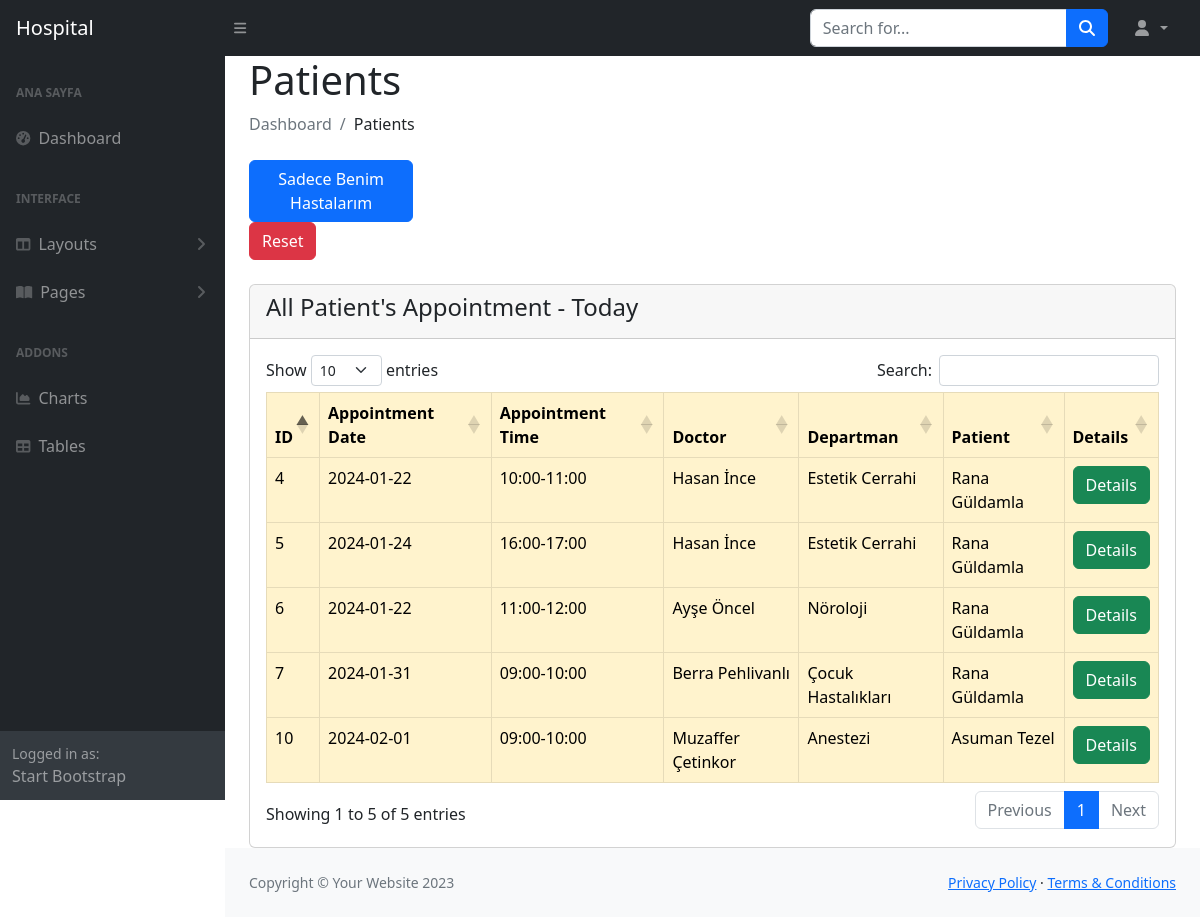
The app's page /Hospital_Managament_System/admin/my_patients_details.php with its own data.
### tables this page shows
CREATE TABLE `appointment` (
  `app_id` int(10) NOT NULL,
  `app_tarih` date NOT NULL,
  `app_saat` varchar(200) NOT NULL,
  `doctor_id` int(10) NOT NULL,
  `department_id` int(10) NOT NULL,
  `patient_id` int(10) NOT NULL,
  `status` int(2) NOT NULL
);

CREATE TABLE `saatler` (
  `saat_id` int(10) NOT NULL,
  `saat` varchar(200) NOT NULL
);

CREATE TABLE `doctor` (
  `doctor_id` int(11) NOT NULL,
  `sicil` varchar(100) NOT NULL,
  `fname` varchar(200) NOT NULL,
  `lname` varchar(200) NOT NULL,
  `email` longtext NOT NULL,
  `password` longtext NOT NULL,
  `address` longtext NOT NULL,
  `phone` longtext NOT NULL,
  `department_id` int(11) NOT NULL,
  `status` tinyint(1) NOT NULL
);

CREATE TABLE `department` (
  `department_id` int(11) NOT NULL,
  `name` longtext NOT NULL
);

CREATE TABLE `patient` (
  `patient_id` int(11) NOT NULL,
  `TC` varchar(11) NOT NULL,
  `fname` varchar(200) NOT NULL,
  `lname` varchar(200) NOT NULL,
  `email` varchar(200) NOT NULL,
  `password` varchar(200) NOT NULL,
  `address` longtext NOT NULL,
  `phone` varchar(15) NOT NULL,
  `gender` varchar(10) NOT NULL,
  `birth_date` date NOT NULL,
  `age` int(11) DEFAULT NULL,
  `blood_group` varchar(10) NOT NULL,
  `status` tinyint(1) NOT NULL
);

### Hospital_Managament_System/admin/my_patients_details.php (the view, shortened to what this page needs)
<?php
include("config/dbcon.php");
include("includes/header.php"); ?>
<div class="container-fluid px-4">
    <div class="row">
        <div class="col-md-5">
            <h1>Patients</h1>
            <ol class="breadcrumb mb-4">
                <li class="breadcrumb-item active">Dashboard</li>
                <li class="breadcrumb-item">Patients</li>
            </ol>
        </div>
    </div>
    <div class="col-md-7">
            <form action="" method='POST'>
                <div class="row">
                    <div class="col-md-4">
                        <button type='submit' class='btn btn-primary' name='btn'>Sadece Benim Hastalarım</button>
                        <a href="my_patients_details.php" class='btn btn-danger'>Reset</a>
                    </div>
                </div>
            </form>
        </div>
    <div class="row mt-4">
        <div class="col-md-12">
            <div class="card">
                <div class="card-header">
                    <h4>All Patient's Appointment - Today</h4>
                </div>
                <div class="card-body">
                    <table class='table table-bordered table-warning table-responsive' id="table" data-toggle="table"
                        data-search="true" data-filter-control="true" data-show-export="true"
                        data-click-to-select="true" data-toolbar="#toolbar">
                        <thead>
                            <tr>
                                <th data-field="app_id" data-filter-control="input" data-sortable="true">ID</th>
                                <th data-field="app_tarih" data-filter-control="input" data-sortable="true">Appointment Date</th>
                                <th data-field="app_saat" data-filter-control="input" data-sortable="true">Appointment Time</th>
                                <th data-field="doctor_id" data-filter-control="input" data-sortable="true">Doctor</th>
                                <th data-field="department_id" data-filter-control="input" data-sortable="true">Departman</th>
                                <th data-field="patient_id" data-filter-control="input" data-sortable="true">Patient</th>
                                <th data-field="details" data-filter-control="input" data-sortable="true">Details</th>
                            </tr>
                        </thead>
                        <tbody>
                        <?php
                        if(isset($_POST["btn"])){
                            $id= $_SESSION["doctor_id"];
                            $query = "SELECT * FROM appointment WHERE doctor_id='$id' ";
                            $query_run = mysqli_query($con, $query);
                        }
                        else{
                            $query = "SELECT * FROM appointment ORDER BY app_id";
                            $query_run = mysqli_query($con, $query);
                        }
                        $bugun = date('Y-m-d');
                            if (mysqli_num_rows($query_run) > 0) {
                                foreach ($query_run as $row) {
                                    if (strtotime($row['app_tarih']) >= strtotime($bugun) & $row['status']=='1') {
                                    ?>
                                    <tr>
                                        <td><?= $row['app_id']; ?></td>
                                        <td><?= $row['app_tarih']; ?></td>
                                        <?php
                                          $query1 = "SELECT * FROM saatler ORDER BY saat_id" ;
                                          $query_run1 = mysqli_query($con, $query1);
                                          if (mysqli_num_rows($query_run1) > 0) {
                                            foreach ($query_run1 as $row1) {
                                                if($row['app_saat'] == $row1['saat_id']){?>
                                                <td><?= $row1['saat'];?></td>
                                            <?php }?>
                                                <?php
                                                }
                                            } ?>
                                            <?php
                                            $query2 = "SELECT * FROM doctor ORDER BY doctor_id" ;
                                            $query_run2 = mysqli_query($con, $query2);
                                            if (mysqli_num_rows($query_run2) > 0) {
                                              foreach ($query_run2 as $row2) {
                                                  if($row['doctor_id'] == $row2['doctor_id']){?>
                                                    <td><?= $row2['fname'].' '.$row2['lname']; ?></td>
                                              <?php }?>
                                                  <?php
                                                  }
                                              }
                                              ?>
                                           <?php
                                            $query3 = "SELECT * FROM department ORDER BY department_id " ;
                                            $query_run3 = mysqli_query($con, $query3);
                                            if (mysqli_num_rows($query_run3) > 0) {
                                              foreach ($query_run3 as $row3) {
                                                  if($row['department_id'] == $row3['department_id']){?>
                                                    <td><?= $row3['name']; ?></td>
                                              <?php }?>
                                                  <?php
                                                  }
                                              }
                                              ?>
                                            <?php
                                            $query4 = "SELECT * FROM patient ORDER BY patient_id " ;
                                            $query_run4 = mysqli_query($con, $query4);
                                            if (mysqli_num_rows($query_run4) > 0) {
                                              foreach ($query_run4 as $row4) {
                                                  if($row['patient_id'] == $row4['patient_id']){?>
                                                    <td><?= $row4['fname'].' '.$row4['lname']; ?></td>
                                              <?php }?>
                                                  <?php
                                                  }
                                              }
                                              ?>
                                            <td><a href="add_recete.php?app_id=<?= $row['app_id']; ?>" class='btn btn-success'>Details</a></td>
                                    </tr>
                                    <?php
                                }
                            }
                        }else {
                                ?>
                                <tr>
                                    <td colspan='12'>No Record Found</td>
                                </tr>
                                <?php
                            }
                            ?>
                        </tbody>
                    </table>
                </div>
            </div>
        </div>
    </div>
</div>
<?php
include("includes/footer.php");
include("includes/scripts.php");
?>

### records on screen
appointment: app_id "4", app_tarih "2024-01-22"
saatler: saat "10:00-11:00"
doctor: fname "Hasan", lname "İnce"
department: name "Estetik Cerrahi"
patient: fname "Rana", lname "Güldamla"
appointment: app_id "5", app_tarih "2024-01-24"
saatler: saat "16:00-17:00"
appointment: app_id "6", app_tarih "2024-01-22"
saatler: saat "11:00-12:00"
doctor: fname "Ayşe", lname "Öncel"
department: name "Nöroloji"
appointment: app_id "7", app_tarih "2024-01-31"
saatler: saat "09:00-10:00"
doctor: fname "Berra", lname "Pehlivanlı"
department: name "Çocuk Hastalıkları"
appointment: app_id "10", app_tarih "2024-02-01"
doctor: fname "Muzaffer", lname "Çetinkor"
department: name "Anestezi"
patient: fname "Asuman", lname "Tezel"
